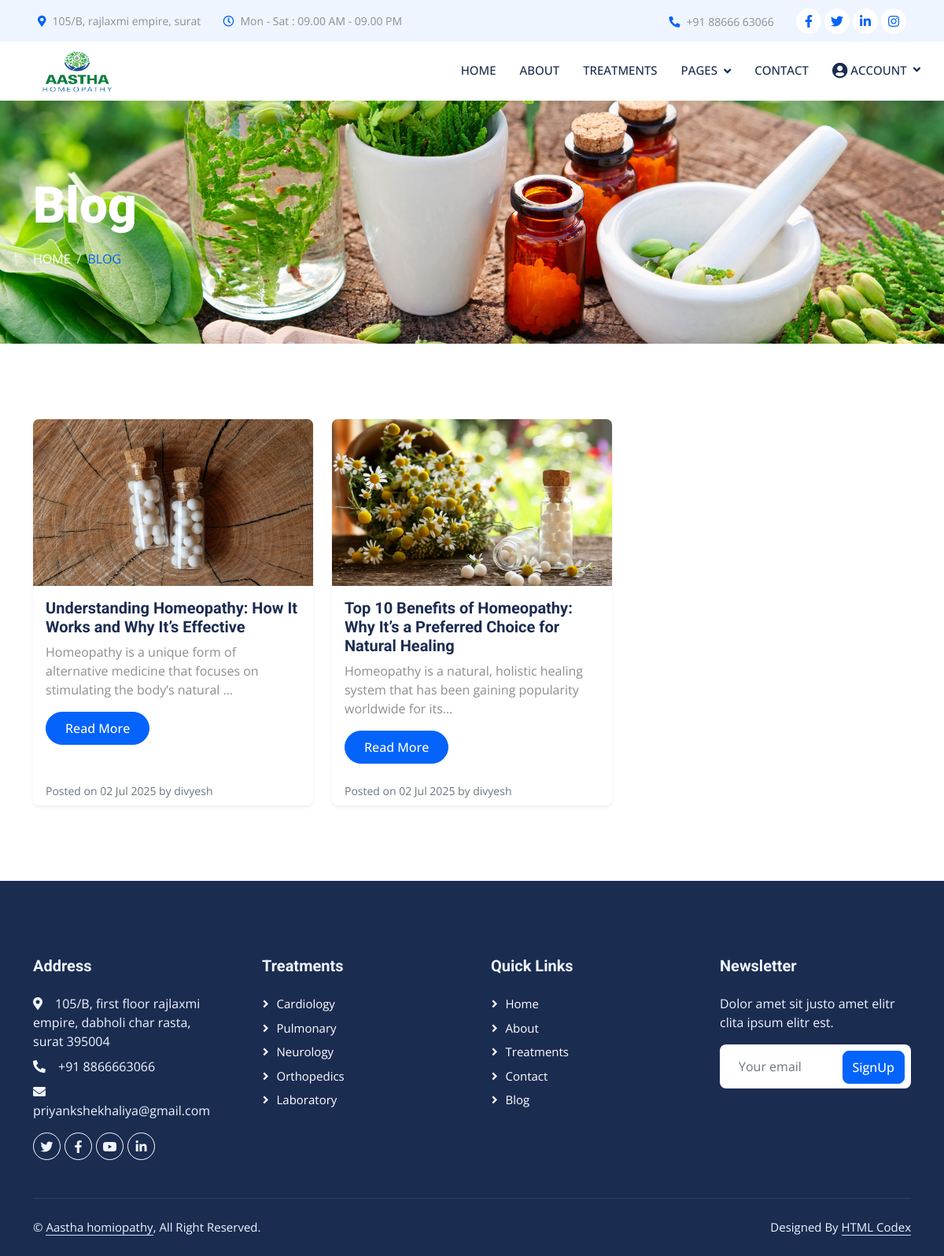
Page /blog/ on the earlier database version.
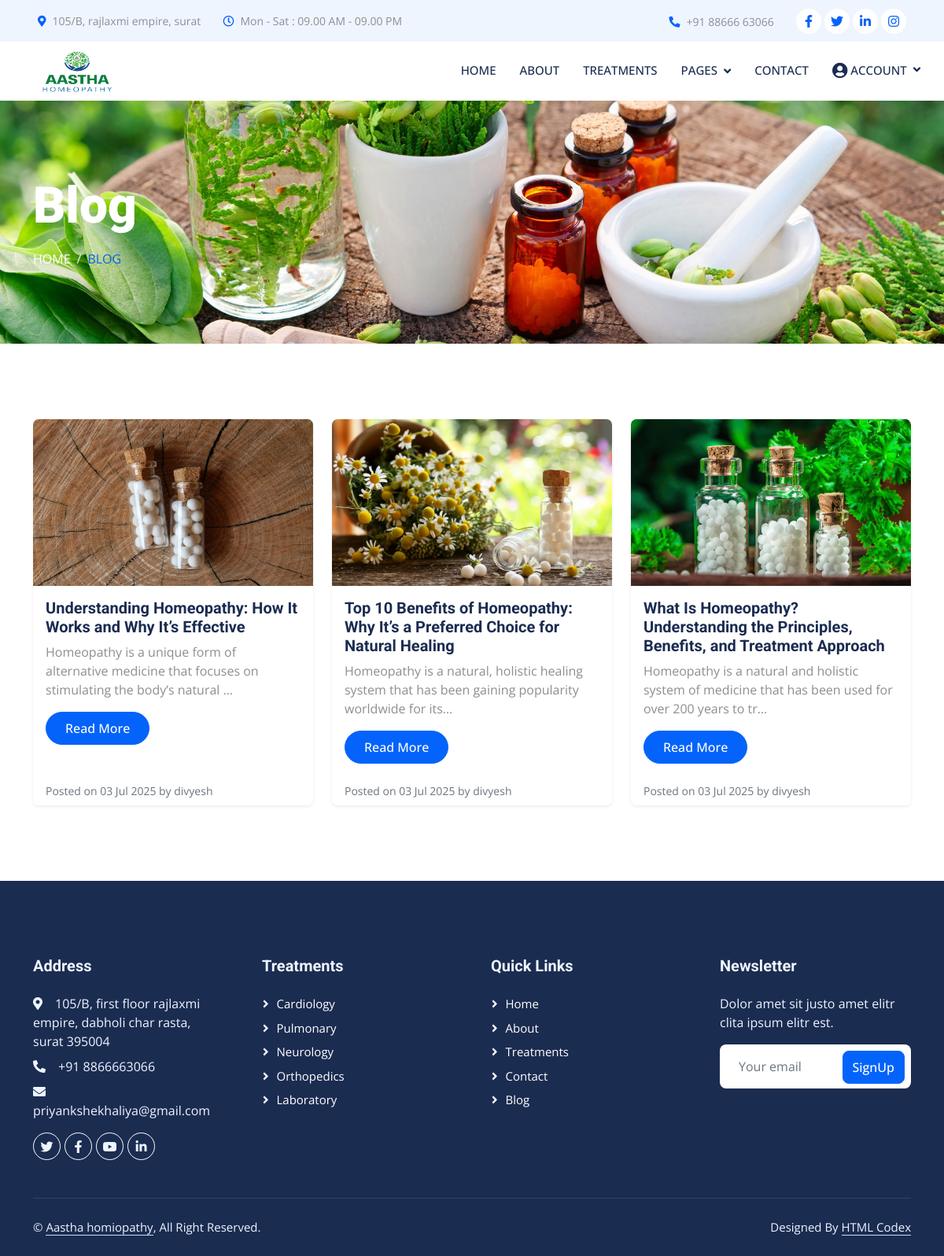
Same page on the later database version.
### aastha/models.py (models this page shows, shortened)
class Blog(models.Model):
    title = models.CharField(max_length=200)
    content = models.TextField()
    image = models.ImageField(upload_to='blog_images/', blank=True, null=True)
    created_at = models.DateTimeField(auto_now_add=True)
    author = models.ForeignKey(User, on_delete=models.CASCADE, default=1)

### aastha/views.py (the view)
# urls.py: path('blog/', views.blog_view, name='blog'),
def blog_view(request):
    blog_posts = Blog.objects.all()
    return render(request, 'blog.html', {'blog_posts': blog_posts})

### aastha/templates/blog.html
{% extends "base.html" %}
{% load static %}
{% block content %}
<div class="container-fluid page-header py-5 mb-5 wow fadeIn" data-wow-delay="0.1s">
    <div class="container py-5">
        <h1 class="display-3 text-white mb-3 animated slideInDown">Blog</h1>
        <nav aria-label="breadcrumb animated slideInDown">
            <ol class="breadcrumb text-uppercase mb-0">
                <li class="breadcrumb-item"><a class="text-white" href="/">Home</a></li>
                <li class="breadcrumb-item text-primary active" aria-current="page">Blog</li>
            </ol>
        </nav>
    </div>
</div>
<div class="container-xxl py-5">
    <div class="container">
        <div class="row g-4">
            {% for post in blog_posts %}
            <div class="col-lg-4 col-md-6 wow fadeInUp" data-wow-delay="{{ forloop.counter0|add:0.1|floatformat:1 }}s">
                <div class="card border-0 shadow-sm h-100">
                    <img src="{{ post.image.url }}" class="card-img-top" alt="{{ post.title }}">
                    <div class="card-body">
                        <h5 class="card-title">{{ post.title }}</h5>
                        <p class="card-text">{{ post.content|truncatechars:100 }}</p>
                        <a href="{% url 'blog_detail' post.id %}" class="btn btn-primary rounded-pill py-2 px-4">Read More</a>
                    </div>
                    <div class="card-footer bg-white border-top-0 text-muted small">
                        Posted on {{ post.created_at|date:"d M Y" }} by {{ post.author }}
                    </div>
                </div>
            </div>
            {% endfor %}
        </div>
    </div>
</div>
{% endblock %}

### aastha/templates/base.html (shortened to what this page needs)
{% load static %}
<!DOCTYPE html>
<html lang="en">
<head>
    <link href="https://cdnjs.cloudflare.com/ajax/libs/font-awesome/5.10.0/css/all.min.css" rel="stylesheet">
    <link href="https://cdn.jsdelivr.net/npm/bootstrap-icons@1.4.1/font/bootstrap-icons.css" rel="stylesheet">
    <link href="{% static 'lib/animate/animate.min.css' %}" rel="stylesheet">
    <link href="{% static 'lib/owlcarousel/assets/owl.carousel.min.css' %}" rel="stylesheet">
    <link href="{% static 'lib/tempusdominus/css/tempusdominus-bootstrap-4.min.css' %}" rel="stylesheet" />
    <link href="{% static 'css/bootstrap.min.css' %}" rel="stylesheet">
    <link href="{% static 'css/style.css' %}" rel="stylesheet">
    {% load static %}
</head>
<body>
    {% include 'header.html' %}
    <main>
        {% block content %} {% endblock %}
    </main>
    {% include 'footer.html' %}
</body>
</html>

### aastha/templates/header.html (shortened to what this page needs)
{% load static %}
{% block content %}
<div class="container-fluid bg-light p-0 wow fadeIn" data-wow-delay="0.1s">
    <div class="row gx-0 d-none d-lg-flex">
        <div class="col-lg-7 px-5 text-start">
            <div class="h-100 d-inline-flex align-items-center py-3 me-4">
                <small class="fa fa-map-marker-alt text-primary me-2"></small>
                <small>105/B, rajlaxmi empire, surat</small>
            </div>
            <div class="h-100 d-inline-flex align-items-center py-3">
                <small class="far fa-clock text-primary me-2"></small>
                <small>Mon - Sat : 09.00 AM - 09.00 PM</small>
            </div>
        </div>
        <div class="col-lg-5 px-5 text-end">
            <div class="h-100 d-inline-flex align-items-center py-3 me-4">
                <small class="fa fa-phone-alt text-primary me-2"></small>
                <small>+91 88666 63066</small>
            </div>
            <div class="h-100 d-inline-flex align-items-center">
                <a class="btn btn-sm-square rounded-circle bg-white text-primary me-1" href=""><i class="fab fa-facebook-f"></i></a>
                <a class="btn btn-sm-square rounded-circle bg-white text-primary me-1" href=""><i class="fab fa-twitter"></i></a>
                <a class="btn btn-sm-square rounded-circle bg-white text-primary me-1" href=""><i class="fab fa-linkedin-in"></i></a>
                <a class="btn btn-sm-square rounded-circle bg-white text-primary me-0" href=""><i class="fab fa-instagram"></i></a>
            </div>
        </div>
    </div>
</div>
<nav class="navbar navbar-expand-lg bg-white navbar-light sticky-top p-0 wow fadeIn" data-wow-delay="0.1s">
    <a href="{% url 'index' %}" class="navbar-brand d-flex align-items-center px-4 px-lg-5">
        <img src="{% static 'img/logo.png' %}" alt="Clinic Logo" height="60" width="100" />
    </a>
    <div class="collapse navbar-collapse" id="navbarCollapse">
        <div class="navbar-nav ms-auto p-4 p-lg-0">
            <a href="{% url 'index' %}" class="nav-item nav-link {% if request.path == '/' %}active{% endif %}">Home</a>
            <a href="{% url 'about' %}" class="nav-item nav-link">About</a>
            <a href="{% url 'treatment' %}" class="nav-item nav-link">Treatments</a>
            <div class="nav-item dropdown">
                <a href="#" class="nav-link dropdown-toggle" data-bs-toggle="dropdown">Pages</a>
            </div>
            <a href="{% url 'contact' %}" class="nav-item nav-link">Contact</a>
            <div class="nav-item dropdown position-relative">
                <a href="#" class="nav-link dropdown-toggle d-flex align-items-center" data-bs-toggle="dropdown" aria-expanded="false">
                    <i class="fa fa-user-circle fa-lg me-1"></i>
                    {% if user.is_authenticated %}
                        <span>{{ user.username }}</span>
                    {% else %}
                        <span>Account</span>
                    {% endif %}
                </a>
            </div>
        </div>
    </div>
</nav>
{% endblock %}

### aastha/templates/footer.html
{% load static %}
{% block content %}
<div class="container-fluid bg-dark text-light footer mt-5 pt-5 wow fadeIn" data-wow-delay="0.1s">
    <div class="container py-5">
        <div class="row g-5">
            <div class="col-lg-3 col-md-6">
                <h5 class="text-light mb-4">Address</h5>
                <p class="mb-2"><i class="fa fa-map-marker-alt me-3"></i>105/B, first floor rajlaxmi empire, dabholi char rasta, surat 395004</p>
                <p class="mb-2"><i class="fa fa-phone-alt me-3"></i>+91 8866663066</p>
                <p class="mb-2"><i class="fa fa-envelope me-3"></i>priyankshekhaliya@gmail.com</p>
                <div class="d-flex pt-2">
                    <a class="btn btn-outline-light btn-social rounded-circle" href=""><i class="fab fa-twitter"></i></a>
                    <a class="btn btn-outline-light btn-social rounded-circle" href=""><i class="fab fa-facebook-f"></i></a>
                    <a class="btn btn-outline-light btn-social rounded-circle" href=""><i class="fab fa-youtube"></i></a>
                    <a class="btn btn-outline-light btn-social rounded-circle" href=""><i class="fab fa-linkedin-in"></i></a>
                </div>
            </div>
            <div class="col-lg-3 col-md-6">
                <h5 class="text-light mb-4">Treatments</h5>
                <a class="btn btn-link" href="{% url 'treatment' %}">Cardiology</a>
                <a class="btn btn-link" href="{% url 'treatment' %}">Pulmonary</a>
                <a class="btn btn-link" href="{% url 'treatment' %}">Neurology</a>
                <a class="btn btn-link" href="{% url 'treatment' %}">Orthopedics</a>
                <a class="btn btn-link" href="{% url 'treatment' %}">Laboratory</a>
            </div>
            <div class="col-lg-3 col-md-6">
                <h5 class="text-light mb-4">Quick Links</h5>
                <a class="btn btn-link" href="{% url 'index' %}">Home</a>
                <a class="btn btn-link" href="{% url 'about' %}">About</a>
                <a class="btn btn-link" href="{% url 'treatment' %}">Treatments</a>
                <a class="btn btn-link" href="{% url 'contact' %}">Contact</a>
                <a class="btn btn-link" href="{% url 'blog' %}">Blog</a>
            </div>
            <div class="col-lg-3 col-md-6">
                <h5 class="text-light mb-4">Newsletter</h5>
                <p>Dolor amet sit justo amet elitr clita ipsum elitr est.</p>
                <div class="position-relative mx-auto" style="max-width: 400px;">
                    <input class="form-control border-0 w-100 py-3 ps-4 pe-5" type="text" placeholder="Your email">
                    <button type="button" class="btn btn-primary py-2 position-absolute top-0 end-0 mt-2 me-2">SignUp</button>
                </div>
            </div>
        </div>
    </div>
    <div class="container">
        <div class="copyright">
            <div class="row">
                <div class="col-md-6 text-center text-md-start mb-3 mb-md-0">
                    &copy; <a class="border-bottom" href="#">Aastha homiopathy</a>, All Right Reserved.
                </div>
                <div class="col-md-6 text-center text-md-end">
                    Designed By <a class="border-bottom" href="#">HTML Codex</a>
                </div>
            </div>
        </div>
    </div>
</div>
{% endblock %}

### aastha/static/css/style.css (style rules this page uses)
:root { --primary: #0463FA; --light: #EFF5FF; --dark: #1B2C51; }
.btn { font-weight: 500; transition: .5s; }
.btn.btn-primary, .btn.btn-secondary { color: #FFFFFF; }
.btn-sm-square { width: 32px; height: 32px; }
.btn-square, .btn-sm-square, .btn-lg-square { padding: 0; display: flex; align-items: center; justify-content: center; font-weight: normal; }
.navbar .dropdown-toggle::after { border: none; content: "\f107"; font-family: "Font Awesome 5 Free"; font-weight: 900; vertical-align: middle; margin-left: 8px; }
.navbar .navbar-nav .nav-link { margin-right: 30px; padding: 25px 0; color: #FFFFFF; font-size: 15px; font-weight: 500; text-transform: uppercase; outline: none; }
.navbar .navbar-brand, .navbar a.btn { height: 75px; }
.navbar .navbar-nav .nav-link { color: var(--dark); font-weight: 500; }
.navbar.sticky-top { top: -100px; transition: .5s; }
.page-header { background: url(../img/bg3.jpg) top center no-repeat; background-size: cover; text-shadow: 0 0 30px rgba(0, 0, 0, .1); }
.breadcrumb-item + .breadcrumb-item::before { color: var(--light); }
.footer .btn.btn-social { margin-right: 5px; width: 35px; height: 35px; display: flex; align-items: center; justify-content: center; color: var(--light); border: 1px solid #FFFFFF; transition: .3s; }
.footer .btn.btn-link { display: block; margin-bottom: 5px; padding: 0; text-align: left; color: #FFFFFF; font-size: 15px; font-weight: normal; text-transform: capitalize; transition: .3s; }
.footer .btn.btn-link::before { position: relative; content: "\f105"; font-family: "Font Awesome 5 Free"; font-weight: 900; margin-right: 10px; }
.footer .copyright { padding: 25px 0; font-size: 15px; border-top: 1px solid rgba(256, 256, 256, .1); }
.footer .copyright a { color: var(--light); }
body { overflow-x: hidden; }

Differences in the rows shown:
changed Blog "Understanding Homeopathy: How It Works and Why It’s Effective": created_at "02 Jul 2025" → "03 Jul 2025"
changed Blog "Top 10 Benefits of Homeopathy: Why It’s a Preferred Choice for Natural Healing": created_at "02 Jul 2025" → "03 Jul 2025"
added Blog: image (picture), title "What Is Homeopathy? Understanding the Principles, Benefits, and Treatment Approach", content "Homeopathy is a natural and holistic system of medicine that has been used for over 200 years to tr…", created_at "03 Jul 2025", author "divyesh"
